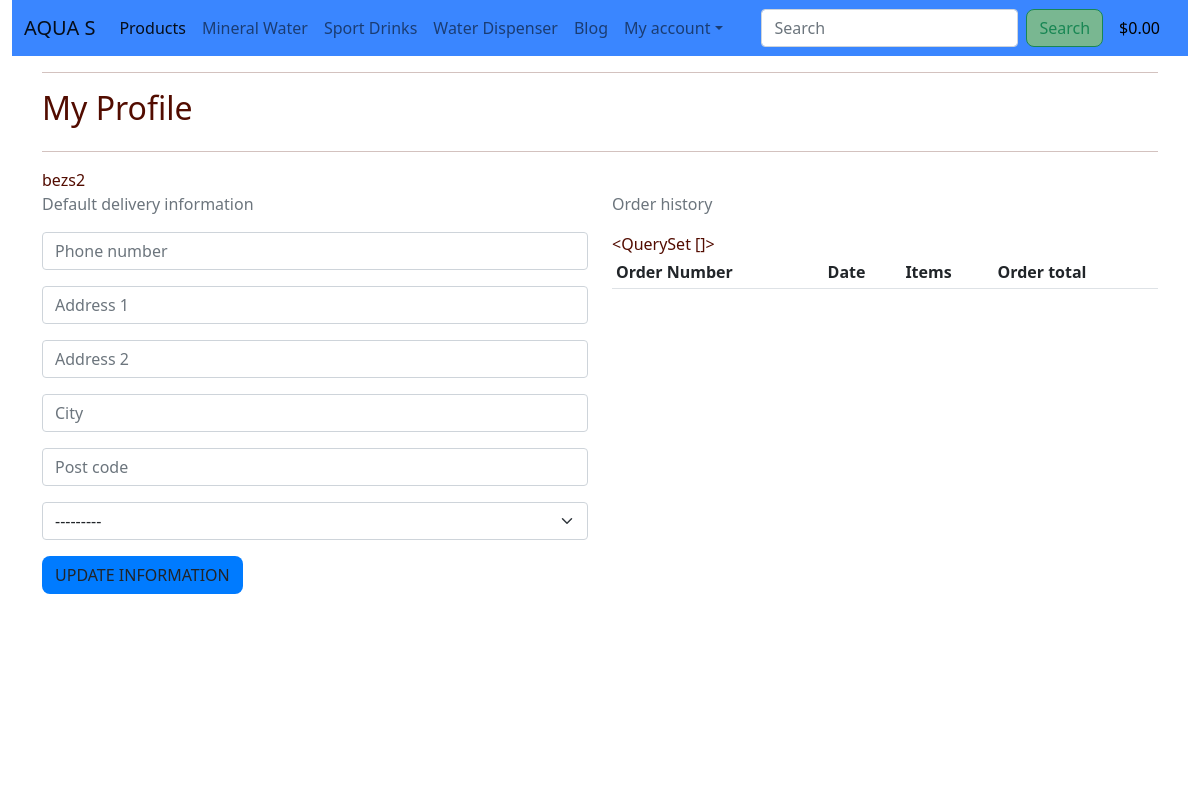
/profile/ (signed in), run on an earlier commit of the app's database.
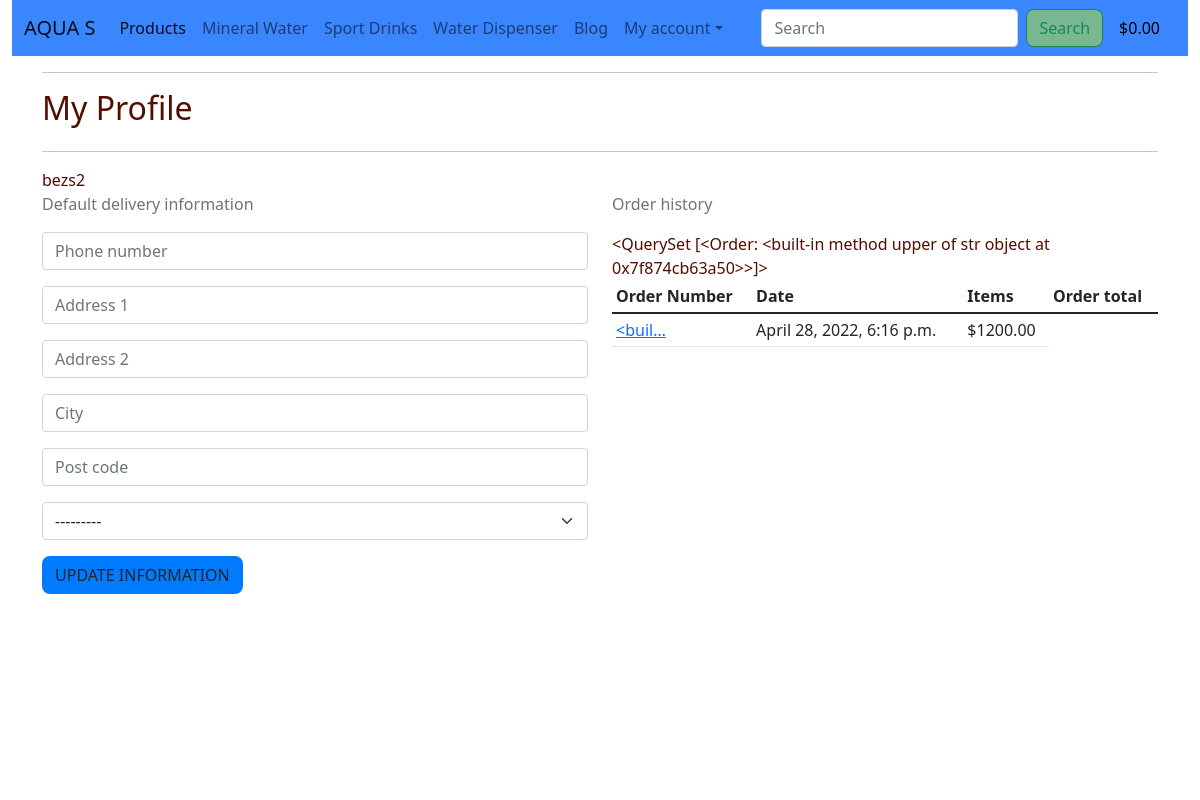
And on a later commit of the database.
### profiles/models.py (models this page shows, shortened)
class UserProfile(models.Model):
    user = models.OneToOneField(User, on_delete=models.CASCADE)
    default_phone_number = models.CharField(max_length=20, null=True, blank=True)
    default_address_1 = models.CharField(max_length=80, null=True, blank=True)
    default_address_2 = models.CharField(max_length=80, null=True, blank=True)
    default_city = models.CharField(max_length=30, null=True, blank=True)
    default_post_code = models.CharField(max_length=20, null=True, blank=True)
    default_country = CountryField(blank_label='Country *', null=True, blank=True)
    def __str__(self):
        return self.user.username

### checkout/models.py (models this page shows, shortened)
class Order(models.Model):
    order_number = models.CharField(max_length=32, null=False, editable=False)
    user_profile = models.ForeignKey(UserProfile, on_delete=models.SET_NULL,
                                     null=True, blank=True, related_name='orders')
    full_name = models.CharField(max_length=50, null=False, blank=False)
    email = models.EmailField(max_length=254, null=False, blank=False)
    phone_number = models.CharField(max_length=20, null=False, blank=False)
    country = CountryField(blank_label='Country *', null=False, blank=False)
    post_code = models.CharField(max_length=20, null=True, blank=True)
    city = models.CharField(max_length=30, null=False, blank=False)
    address_1 = models.CharField(max_length=30, null=False, blank=False)
    address_2 = models.CharField(max_length=30, null=True, blank=True)
    date = models.DateTimeField(auto_now_add=True)
    delivery_cost = models.DecimalField(max_digits=6, decimal_places=2, null=False, default=0)
    order_total = models.DecimalField(max_digits=10, decimal_places=2, null=False, default=0)
    grand_total = models.DecimalField(max_digits=10, decimal_places=2, null=False, default=0)
    original_bag = models.TextField(null=False, blank=False, default='')
    stripe_pid = models.CharField(max_length=254, null=False, blank=False, default='')
    def __str__(self):
        return self.order_number

### profiles/views.py (the view)
# urls.py: path('profile/', include('profiles.urls')),
@login_required
def profile(request):
    profile = get_object_or_404(UserProfile, user=request.user)
    if request.method == 'POST':
        form = UserProfileForm(request.POST, instance=profile)
        if form.is_valid():
            form.save()
            messages.success(request, 'Profile updated successfully')
        else:
            messages.error(request, 'Update failed. Please ensure the form is valid.')
    else:
        form = UserProfileForm(instance=profile)
    orders = profile.orders.all()
    template = 'profiles/profile.html'
    context = {
        'profile': profile,
        'form': form,
        'orders': orders,
        'on_profile_page': True
    }
    return render(request, template, context)

### profiles/forms.py
class UserProfileForm(forms.ModelForm):
    class Meta:
        model = UserProfile
        exclude = ('user',)
    def __init__(self, *args, **kwargs):
        super().__init__(*args, **kwargs)
        placeholders = {
            'default_phone_number': 'Phone number',
            'default_post_code': 'Post code',
            'default_city': 'City',
            'default_address_1': 'Address 1',
            'default_address_2': 'Address 2',
        }
        self.fields['default_phone_number'].widget.attrs['autofocus'] = True
        for field in self.fields:
            if field != 'default_country':
                if self.fields[field].required:
                    placeholder = f'{placeholders[field]} *'
                else:
                    placeholder = placeholders[field]
                self.fields[field].widget.attrs['placeholder'] = placeholder
            self.fields[field].widget.attrs['class'] = 'border-black profile-form-input'
            self.fields[field].label = False

### profiles/templates/profiles/profile.html (shortened to what this page needs)
{% extends 'base.html' %}
{% load static %}
{% block content %}
    <div class="overlay"></div>
    <div class="container">
        <div class="row">
            <div class="col">
                <hr>
                <h2 class="logo-font mb-4">My Profile</h2>
                <hr>
            </div>
        </div>
        {{ profile }}
        <div class="row">
            <div class="col-12 col-lg-6">
                <p class="text-muted">Default delivery information</p>
                <form class="mt-3" action="{% url 'profile' %}" method="POST" id="profile-update-form">
                    {{ form|crispy }}
                    <button class="btn btn-black text-uppercase float-right">Update information</button>
                </form>
            </div>
            <div class="col-12 col-lg-6">
                <p class="text-muted">Order history</p>
                {{ orders }}
                <div class="order-history table-responsive">
                    <table class="table table-sm table-border-borderless">
                        <thead>
                            <tr>
                                <th>Order Number</th>
                                <th>Date</th>
                                <th>Items</th>
                                <th>Order total</th>
                            </tr>
                        </thead>
                        <tbody>
                            {% for order in orders %}
                                <tr>
                                    <td>
                                        <a href="{% url 'order_history' order.order_number %}"
                                        title="{{ order.order_number }}">
                                            {{ order.order_number|truncatechars:6}}
                                        </a>
                                    </td>
                                    <td>{{ order.date }}</td>
                                    <td>${{ order.grand_total }}</td>
                                </tr>
                            {% endfor %}
                        </tbody>
                    </table>
                </div>
            </div>
        </div>
    </div>
{% endblock %}

What changed in the data, as far as the page shows it:
computed for UserProfile "bezs2": id.order_number "<QuerySet []>" → "<QuerySet [<Order: <built-in method upper of str object at 0x7f874cb63a50>>]>"
added Order: order_number "<buil…", date "April 28, 2022, 6:16 p.m.", grand_total "1200.00"
